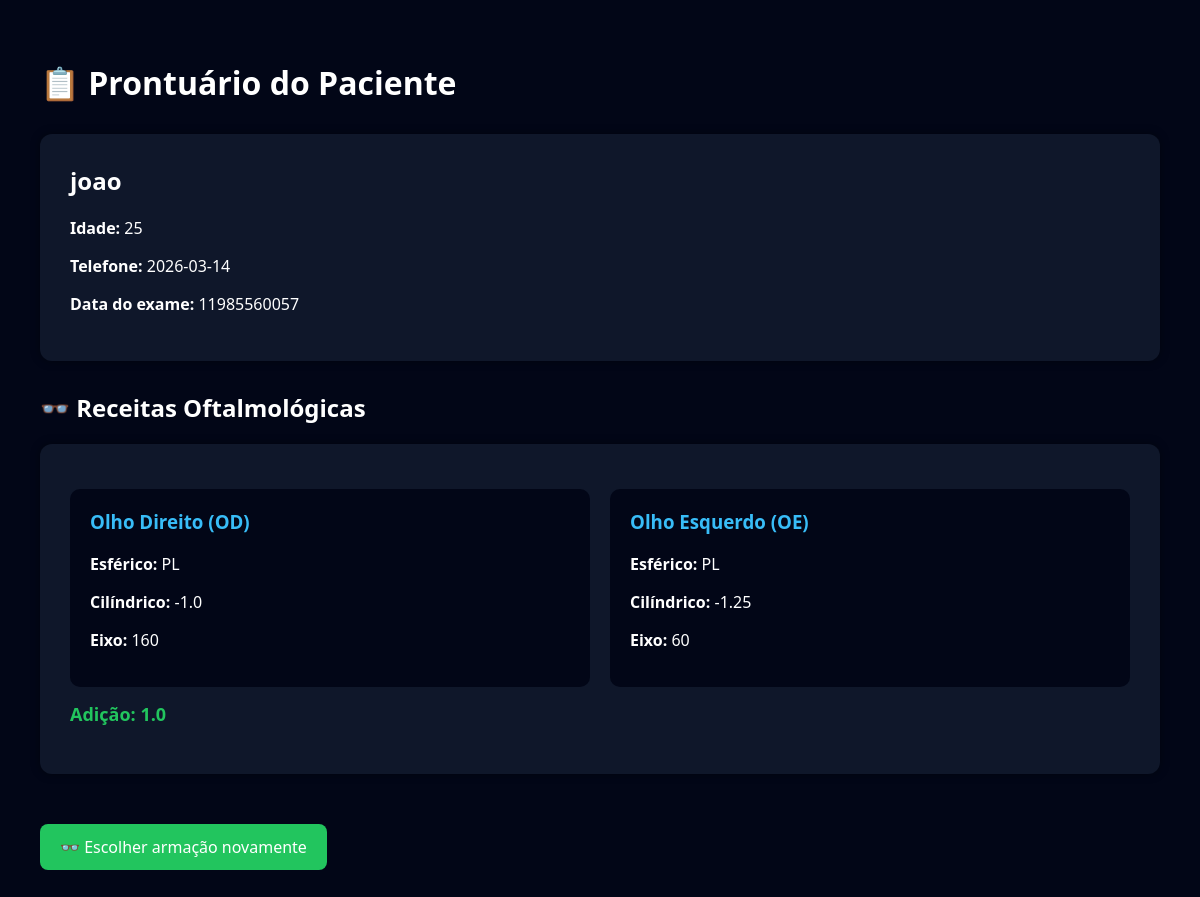
The page /prontuario/6 on the database its author committed.
### tables this page shows
CREATE TABLE pacientes(
        id INTEGER PRIMARY KEY AUTOINCREMENT,
        nome TEXT NOT NULL,
        idade INTEGER,
        data_exame TEXT
    , telefone TEXT);

CREATE TABLE receitas(
        id INTEGER PRIMARY KEY AUTOINCREMENT,
        paciente_id INTEGER,
        od_esf REAL,
        od_cil REAL,
        od_eixo INTEGER,
        oe_esf REAL,
        oe_cil REAL,
        oe_eixo INTEGER,
        adicao REAL,
        tipo_grau TEXT,
        FOREIGN KEY (paciente_id) REFERENCES pacientes(id)
    );

### app.py (the view)
@app.route("/prontuario/<int:id>")
def prontuario(id):
    conn = conectar()
    cursor = conn.cursor()
    cursor.execute("SELECT * FROM pacientes WHERE id=?", (id,))
    paciente = cursor.fetchone()
    cursor.execute("SELECT * FROM receitas WHERE paciente_id=?", (id,))
    receitas = cursor.fetchall()
    conn.close()
    return render_template(
        "prontuario.html",
        paciente=paciente,
        receitas=receitas
    )

### templates/prontuario.html (shortened to what this page needs)
<!DOCTYPE html>
<html lang="pt-BR">
<head>
</head>
<body>
<h1>📋 Prontuário do Paciente</h1>
{% if paciente %}
<div class="card">
<h2>{{ paciente[1] }}</h2>
<p><b>Idade:</b> {{ paciente[2] }}</p>
<p><b>Telefone:</b> {{ paciente[3] }}</p>
<p><b>Data do exame:</b> {{ paciente[4] }}</p>
</div>
{% else %}
<p class="sem-dados">Paciente não encontrado.</p>
{% endif %}
<h2>👓 Receitas Oftalmológicas</h2>
{% if receitas %}
{% for r in receitas %}
<div class="card">
<div class="receita-grid">
<div class="olho">
<h3>Olho Direito (OD)</h3>
<p><b>Esférico:</b> {{ r[2] }}</p>
<p><b>Cilíndrico:</b> {{ r[3] }}</p>
<p><b>Eixo:</b> {{ r[4] }}</p>
</div>
<div class="olho">
<h3>Olho Esquerdo (OE)</h3>
<p><b>Esférico:</b> {{ r[5] }}</p>
<p><b>Cilíndrico:</b> {{ r[6] }}</p>
<p><b>Eixo:</b> {{ r[7] }}</p>
</div>
</div>
<p class="adicao">Adição: {{ r[8] }}</p>
</div>
{% endfor %}
{% else %}
<p class="sem-dados">Nenhuma receita cadastrada para este paciente.</p>
{% endif %}
<a class="btn" href="/armacao">👓 Escolher armação novamente</a>
</body>
</html>

### templates/prontuario.html (style rules this page uses)
body { font-family:Segoe UI, Arial, sans-serif; background:#020617; color:white; padding:40px; margin:0; }
h1 { margin-bottom:30px; }
h2 { margin-top:0; }
.card { background:#0f172a; padding:30px; border-radius:12px; margin-bottom:30px; box-shadow:0 0 10px rgba(0,0,0,0.4); }
.receita-grid { display:grid; grid-template-columns:1fr 1fr; gap:20px; margin-top:15px; }
.olho { background:#020617; padding:20px; border-radius:10px; }
.olho h3 { margin-top:0; color:#38bdf8; }
.adicao { margin-top:15px; font-size:18px; font-weight:bold; color:#22c55e; }
.btn { display:inline-block; margin-top:20px; padding:12px 20px; background:#22c55e; color:white; text-decoration:none; border-radius:8px; transition:0.3s; }

### rows shown on the page
pacientes: nome "joao", idade "25", data_exame "2026-03-14", telefone "11985560057"
receitas: od_esf "PL", od_cil "-1.0", od_eixo "160", oe_esf "PL", oe_cil "-1.25", oe_eixo "60", adicao "1.0"
